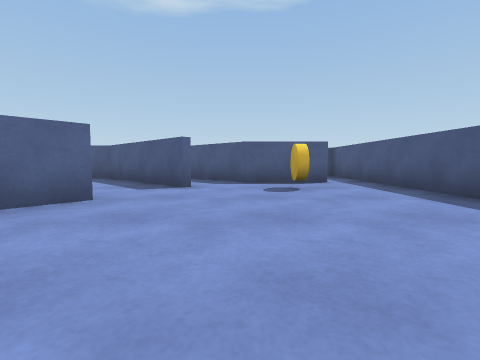
View 1 (above)

16 first-person views from a walk through a scene from a Unity 3-D project. The camera is 0.51 m above the floor, tilts 4° down and sees 85° across. The floor is counted in squares, 1 m on a side. Each view is taken from the middle of a square. On the plan, view 1 faces up. The plan holds only what a view shows up to about 9 squares ahead; the rest is blank. The player is left out.

View 2
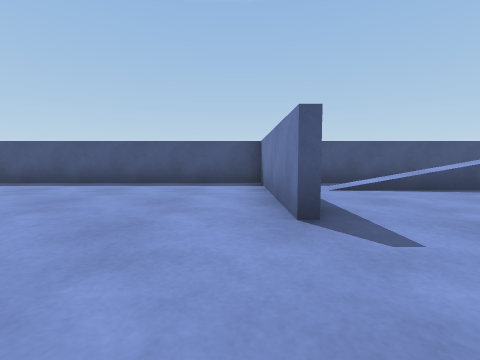

View 3
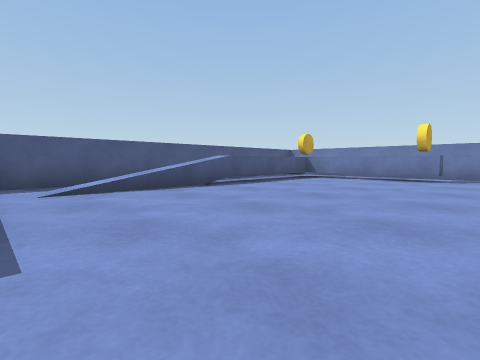

View 4
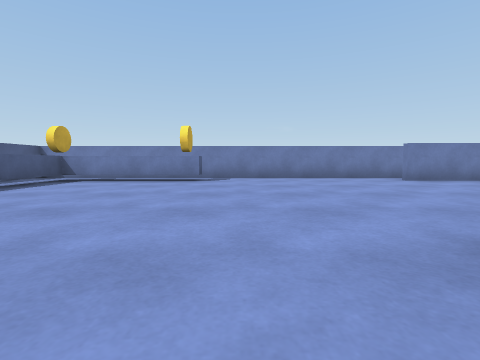

View 5
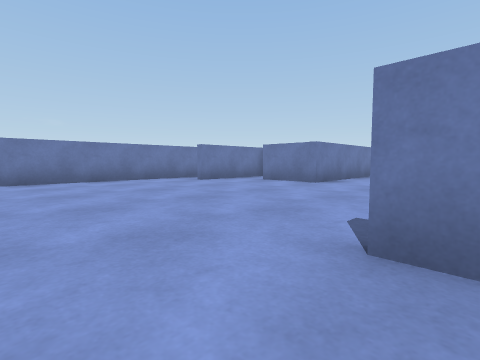

View 6
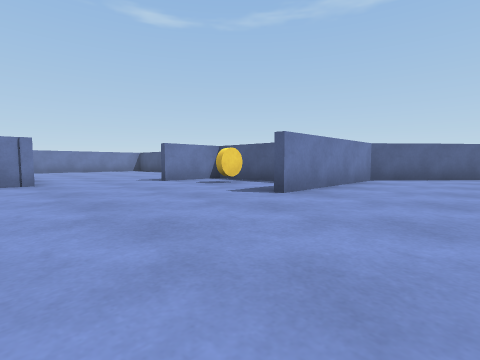

View 7
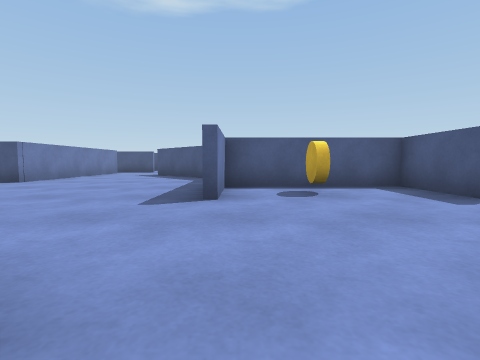

View 8
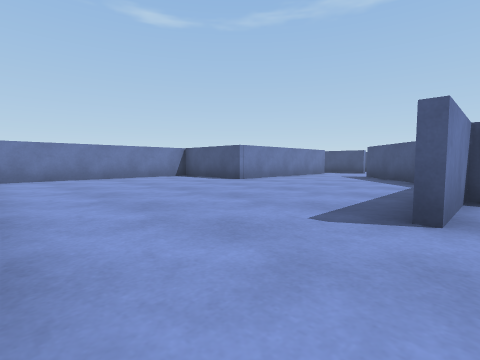

View 9
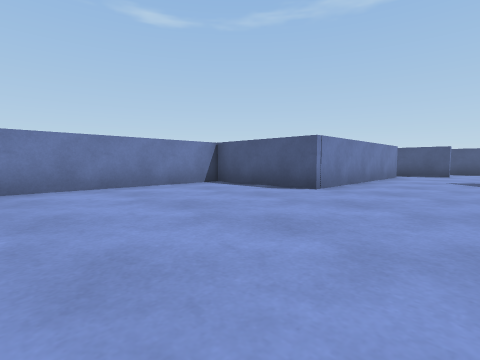

View 10
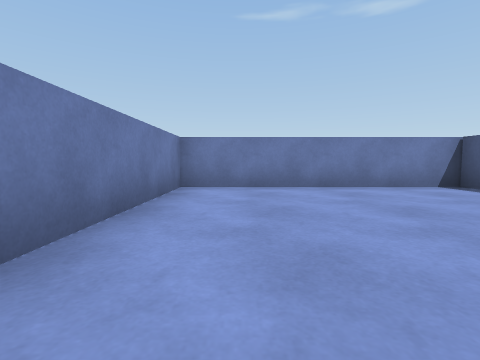

View 11
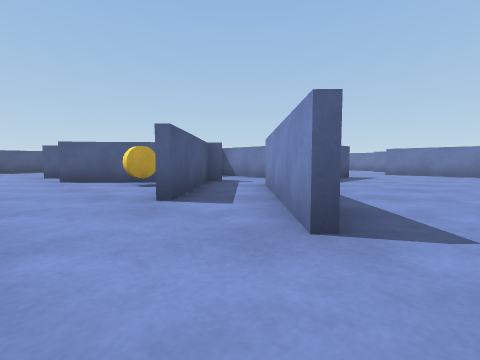

View 12
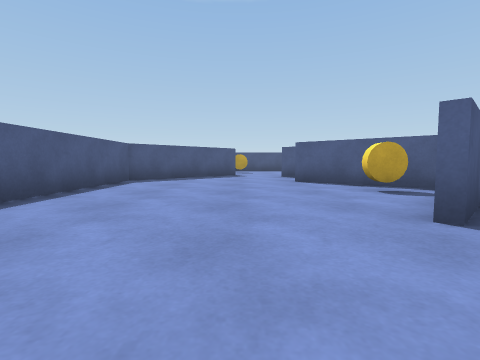

View 13
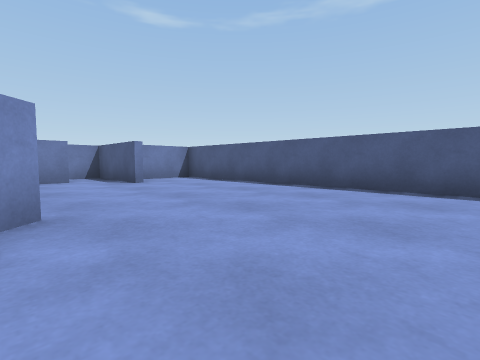

View 14
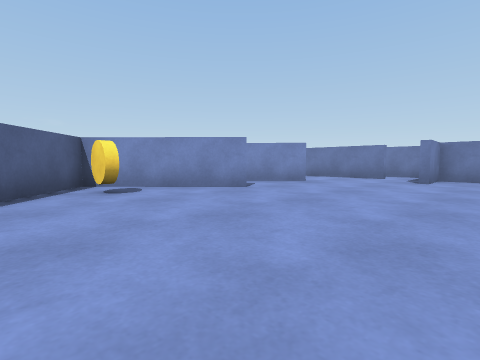

View 15
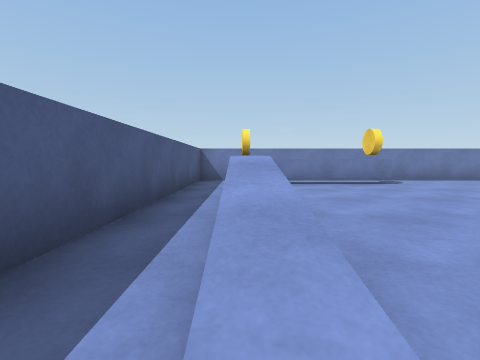

View 16
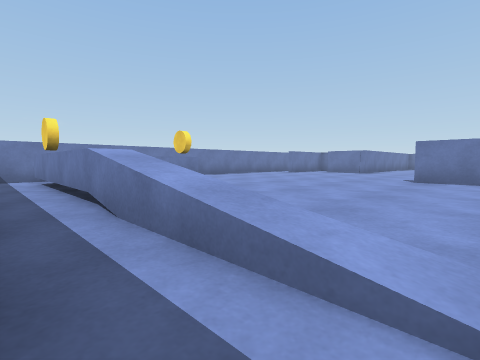

### Floor plan
Ten units are one square. View 1 is at (0, 0); x grows to the right and y downward. Boxes are objects, and circles mark ways between rooms. Rooms are numbered by the first view taken in them; rooms with no view inside come last. Other rooms are left out.
<svg viewBox="-167 -85 204 192">
<path fill="none" stroke="#000" d="M-47 35 -47 16 -83 16 -83 35M-8 5 32 5 32 -65M-25 -32 -21 -37M-19 -35 -45 -4 -45 35M-89 62 -89 80M-11 -51 -18 -58M-82 102 32 102M-99 90 -74 90M22 -64 1 -64M-85 36 -85 29M-91 -10 -113 -33M-134 -36 -134 6 -162 6 -162 62 -89 62M-88 -34 -69 -14M-111 -34 -83 -6M-66 -9 -42 -37M-134 -46 -134 -36M-18 -58 -40 -80 -134 -80 -134 -59 -121 -59M21 25 21 94M32 102 32 12"/>
<rect x="-75" y="25" width="10" height="10" fill="#bbb"><title>coin</title></rect>
<rect x="5" y="-55" width="10" height="10" fill="#bbb"><title>coin</title></rect>
<circle cx="-85" cy="45" r="3" fill="#2a7"/>
<circle cx="-25" cy="-45" r="3" fill="#2a7"/>
<circle cx="20" cy="20" r="3" fill="#2a7"/>
<circle cx="-120" cy="-30" r="3" fill="#2a7"/>
<text x="-20" y="30">1</text>
<text x="-120" y="20">2</text>
<text x="-80" y="-50">3</text>
<text x="30" y="50">4</text>
</svg>
Room 1 opens to room 2. Room 1 opens to room 3. Room 1 opens to room 4. Room 2 opens to room 3.

Where each view was taken, in squares from view 1:
view 1: 0 up, 0 right, facing up
view 2: 0 up, 3 left, facing right
view 3: 1 down, 3 left, facing down-right
view 4: 2 down, 3 left, facing down
view 5: 3 down, 3 left, facing down-left
view 6: 7 down, 2 left, facing up-left
view 7: 7 down, 8 left, facing up
view 8: 6 down, 8 left, facing up-left
view 9: 5 down, 11 left, facing up-left
view 10: 5 down, 11 left, facing left
view 11: 5 up, 12 left, facing down-right
view 12: 5 up, 11 left, facing right
view 13: 3 up, 6 left, facing up-left
view 14: 7 up, 5 left, facing down-left
view 15: 2 down, 2 right, facing down
view 16: 2 down, 3 right, facing down-left
